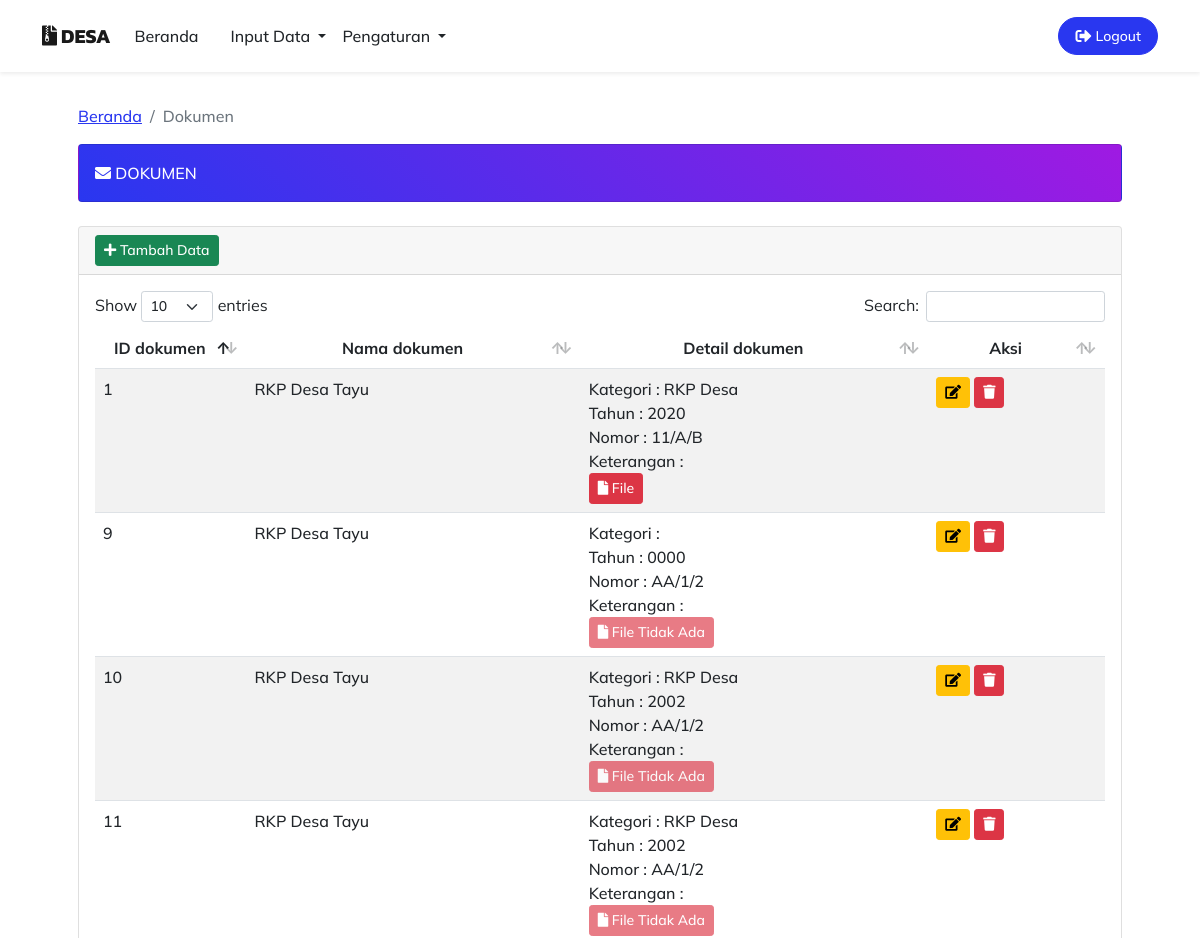
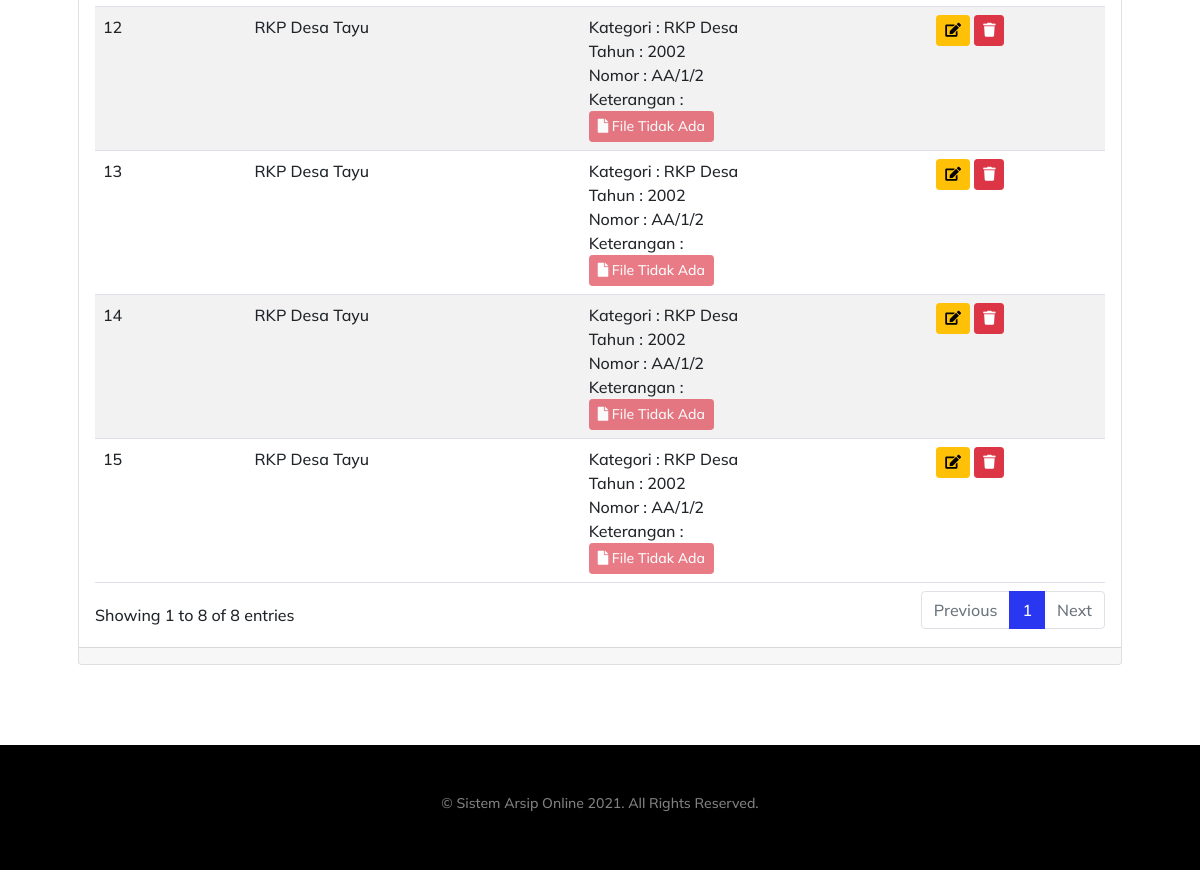
The app's page /index.php?page=dokumen (signed in) with its own data (2 pictures, top to bottom).
### tables this page shows
CREATE TABLE `tbl_dokumen` (
  `id` int(11) NOT NULL AUTO_INCREMENT,
  `id_kategori` int(11) DEFAULT NULL,
  `nama_dokumen` varchar(100) DEFAULT NULL,
  `tahun` year(4) DEFAULT NULL,
  `nomor` varchar(50) DEFAULT NULL,
  `file` varchar(100) DEFAULT NULL,
  `keterangan` text,
  PRIMARY KEY (`id`) USING BTREE
);

CREATE TABLE `tbl_kategori_dokumen` (
  `id` int(11) NOT NULL AUTO_INCREMENT,
  `nama_kategori` varchar(200) DEFAULT NULL,
  `status` enum('Aktif','Tidak') DEFAULT NULL,
  PRIMARY KEY (`id`) USING BTREE
);

### model/dbconfig.php (called while the page is built, shortened)
<?php
class Db_config
{
    protected $connection;
    public function __construct()
    {
        if (!isset($this->connection)) {
            $this->connection = new mysqli(constant("DB_HOST"), constant("DB_USER"), constant("DB_PASS"), constant("DB_NAME"));
        }
        return $this->connection;
    }
}

### model/m_dokumen.php (called while the page is built, shortened)
<?php
require_once "dbconfig.php";
class M_dokumen extends Db_config
{
    public $table = 'tbl_dokumen';
    public $tbl_kategori = 'tbl_kategori_dokumen';
    public function read()
    {
        $query = "SELECT a.*,b.nama_kategori
        FROM $this->table a
        LEFT JOIN $this->tbl_kategori b ON a.id_kategori=b.id";
        $result = $this->connection->query($query);
        return $result;
    }
}

### dokumen/index.php (the view, shortened to what this page needs)
<?php require_once "model/m_dokumen.php";?>
<?php $crud = new m_dokumen();?>
<?php $result_set = $crud->read();?>
<section>
    <div class="container px-5">
        <nav aria-label="breadcrumb">
            <ol class="breadcrumb">
                <li class="breadcrumb-item"><a href="?page=beranda">Beranda</a></li>
                <li class="breadcrumb-item active" aria-current="page">Dokumen</li>
            </ol>
        </nav>
        <div class="row gx-5 align-items-center">
            <div class="col-lg-12 mb-4">
                <div class="card bg-gradient-primary-to-secondary text-white">
                    <div class="card-body text-uppercase">
                        <i class="fas fa-envelope"></i> Dokumen
                    </div>
                </div>
            </div>
            <div class="col-lg-12">
                <div class="card">
                    <div class="card-header">
                        <a href="?page=dokumen&aksi=add" class="btn btn-sm btn-success"><i class="fas fa-plus"></i> Tambah Data</a>
                    </div>
                    <div class="card-body">
                        <table id="example" class="table table-striped" style="width:100%">
                            <thead>
                                <tr align="center">
                                    <th width="15%">ID dokumen</th>
                                    <th>Nama dokumen</th>
                                    <th>Detail dokumen</th>
                                    <th>Aksi</th>
                                </tr>
                            </thead>
                            <tbody>
                                <?php while ($result = mysqli_fetch_assoc($result_set)) {?>
                                <tr>
                                    <td><?php echo $result["id"]; ?></td>
                                    <td><?php echo $result["nama_dokumen"]; ?></td>
                                    <td>
                                        Kategori : <?php echo $result["nama_kategori"]; ?>
                                        <br>Tahun : <?php echo $result["tahun"]; ?>
                                        <br>Nomor : <?php echo $result["nomor"]; ?>
                                        <br>Keterangan : <?php echo $result["keterangan"]; ?>
                                        <br>
                                        <?php if (!empty($result['file'])): ?>
                                        <a class="btn btn-danger btn-sm" href="uploads/dokumen/<?php echo $result["file"]; ?>" target="_blank"><i class="fas fa-file"></i> File</a>
                                        <?php else: ?>
                                        <button class="btn btn-danger btn-sm" disabled><i class="fas fa-file"></i> File Tidak Ada</button>
                                        <?php endif?>
                                    </td>
                                    <td>
                                        <a href="?page=dokumen&aksi=edit&id=<?php echo $result['id'] ?>" class="btn btn-sm btn-warning" title="Edit"><i class="fas fa-edit"></i></a>
                                        <a href="?page=dokumen&aksi=delete&id=<?php echo $result['id'] ?>" class="btn btn-sm btn-danger" title="Hapus" onclick="return confirm('Apakah anda yakin akan menghapus data ini..?')"><i class="fas fa-trash"></i></a>
                                    </td>
                                </tr>
                                <?php }?>
                            </tbody>
                        </table>
                    </div>
                    <div class="card-footer">
                    </div>
                </div>
            </div>
        </div>
    </div>
</section>

### index.php (shortened to what this page needs)
<!DOCTYPE html>
<html lang="en">
    <head>
        <link href="assets/css/styles.css?v=1.1" rel="stylesheet" />
        <link href="assets/libs/fontawesome/css/all.min.css" rel="stylesheet"/>
        <link href="assets/libs/datatables/css/dataTables.bootstrap5.min.css" rel="stylesheet"/>
    </head>
    <body id="page-top" class="d-flex flex-column min-vh-100">
        <?php include 'template/header.php'?>
<content>
<?php
$page = empty($_GET['page']) ? '' : $_GET['page'];
$aksi = empty($_GET['aksi']) ? '' : $_GET['aksi'];
if ($page == "") {
    include "beranda/index.php";
} else {
    if (empty($aksi)) {
        include "$page/index.php";
    } else {
        include "$page/$aksi.php";
    }
}
?>
</content>
        <?php include 'template/footer.php'?>
    </body>
</html>

### template/header.php (shortened to what this page needs)
<?php $page = empty($_GET['page']) ? '' : $_GET['page']?>
<nav class="navbar navbar-expand-lg navbar-light fixed-top shadow-sm" id="mainNav">
	<div class="container">
		<a class="navbar-brand fw-bold" href="?page=beranda"><i class="fas fa-file-archive"></i> DESA</a>
		<div class="collapse navbar-collapse" id="navbarResponsive">
			<ul class="navbar-nav me-auto me-4 my-3 my-lg-0">
				<li class="nav-item ac"><a class="nav-link me-lg-3 <?php echo $page == 'beranda' || $page == '' ? 'active' : '' ?>" href="?page=beranda">Beranda</a></li>
				<li class="nav-item dropdown">
					<a class="nav-link dropdown-toggle" href="#" id="navbarDropdown" role="button" data-bs-toggle="dropdown" aria-expanded="false">
						Input Data
					</a>
				</li>
				<?php if ($_SESSION['level'] == 'Admin'): ?>
				<li class="nav-item dropdown">
					<a class="nav-link dropdown-toggle" href="#" id="navbarDropdown" role="button" data-bs-toggle="dropdown" aria-expanded="false">
						Pengaturan
					</a>
				</li>
				<?php endif?>
			</ul>
			<a href="logout.php" class="btn btn-primary rounded-pill px-3 mb-2 mb-lg-0">
			<span class="d-flex align-items-center">
				<i class="fas fa-sign-out-alt"></i>&nbsp;
				<span class="small">Logout</span>
			</span>
			</a>
		</div>
	</div>
</nav>

### template/footer.php
<footer class="bg-black text-center py-5 mt-auto">
	<div class="container px-5">
		<div class="text-white-50 small">
			<div class="mb-2">&copy; Sistem Arsip Online 2021. All Rights Reserved.</div>
		</div>
	</div>
</footer>

### records on screen
tbl_dokumen: id "1", nama_dokumen "RKP Desa Tayu", tbl_kategori_dokumen.nama_kategori "RKP Desa", tahun "2020", nomor "11/A/B"
tbl_dokumen: id "9", nama_dokumen "RKP Desa Tayu", tahun "0000", nomor "AA/1/2", file "File Tidak Ada"
tbl_dokumen: id "10", nama_dokumen "RKP Desa Tayu", tbl_kategori_dokumen.nama_kategori "RKP Desa", tahun "2002", nomor "AA/1/2", file "File Tidak Ada"
tbl_dokumen: id "11", nama_dokumen "RKP Desa Tayu", tbl_kategori_dokumen.nama_kategori "RKP Desa", tahun "2002", nomor "AA/1/2", file "File Tidak Ada"
tbl_dokumen: id "12", nama_dokumen "RKP Desa Tayu", tbl_kategori_dokumen.nama_kategori "RKP Desa", tahun "2002", nomor "AA/1/2", file "File Tidak Ada"
tbl_dokumen: id "13", nama_dokumen "RKP Desa Tayu", tbl_kategori_dokumen.nama_kategori "RKP Desa", tahun "2002", nomor "AA/1/2", file "File Tidak Ada"
tbl_dokumen: id "14", nama_dokumen "RKP Desa Tayu", tbl_kategori_dokumen.nama_kategori "RKP Desa", tahun "2002", nomor "AA/1/2", file "File Tidak Ada"
tbl_dokumen: id "15", nama_dokumen "RKP Desa Tayu", tbl_kategori_dokumen.nama_kategori "RKP Desa", tahun "2002", nomor "AA/1/2", file "File Tidak Ada"
